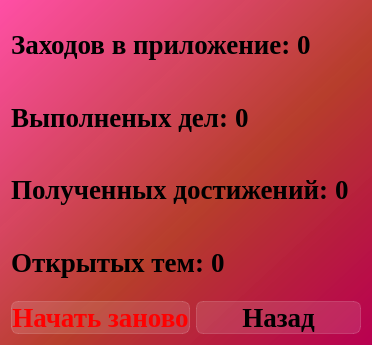
<?xml version="1.0" encoding="UTF-8"?>
<ui version="4.0">
 <class>Dialog_statistics</class>
 <widget class="QDialog" name="Dialog_statistics">
  <property name="geometry">
   <rect>
    <x>0</x>
    <y>0</y>
    <width>372</width>
    <height>345</height>
   </rect>
  </property>
  <property name="windowTitle">
   <string>Статистика</string>
  </property>
  <property name="styleSheet">
   <string notr="true">background-color: qlineargradient(spread:pad, x1:1, y1:1, x2:0, y2:0, stop:0 rgba(185, 0, 81, 255), stop:0.427447 rgba(182, 61, 42, 235), stop:1 rgba(255, 79, 165, 255));
font-family: Liberation Serif;</string>
  </property>
  <layout class="QVBoxLayout" name="verticalLayout">
   <item>
    <layout class="QHBoxLayout" name="horizontalLayout_visits">
     <item>
      <widget class="QLabel" name="label_visits">
       <property name="styleSheet">
        <string notr="true">text-align: center;
font-weight: bold;
font-size: 20pt;
background-color: none;</string>
       </property>
       <property name="text">
        <string>Заходов в приложение:</string>
       </property>
      </widget>
     </item>
     <item>
      <widget class="QLabel" name="label_count_visits">
       <property name="styleSheet">
        <string notr="true">text-align: center;
font-weight: bold;
font-size: 20pt;
background-color: none;
</string>
       </property>
       <property name="text">
        <string>0</string>
       </property>
      </widget>
     </item>
     <item>
      <spacer name="horizontalSpacer">
       <property name="orientation">
        <enum>Qt::Horizontal</enum>
       </property>
       <property name="sizeHint" stdset="0">
        <size>
         <width>40</width>
         <height>20</height>
        </size>
       </property>
      </spacer>
     </item>
    </layout>
   </item>
   <item>
    <layout class="QHBoxLayout" name="horizontalLayout_tasks">
     <item>
      <widget class="QLabel" name="label_tasks">
       <property name="styleSheet">
        <string notr="true">text-align: center;
font-weight: bold;
font-size: 20pt;
background-color: none;
border: none;</string>
       </property>
       <property name="text">
        <string>Выполненых дел:</string>
       </property>
      </widget>
     </item>
     <item>
      <widget class="QLabel" name="label_count_tasks">
       <property name="styleSheet">
        <string notr="true">text-align: center;
font-weight: bold;
font-size: 20pt;
background-color: none;
border: none;</string>
       </property>
       <property name="text">
        <string>0</string>
       </property>
      </widget>
     </item>
     <item>
      <spacer name="horizontalSpacer_2">
       <property name="orientation">
        <enum>Qt::Horizontal</enum>
       </property>
       <property name="sizeHint" stdset="0">
        <size>
         <width>40</width>
         <height>20</height>
        </size>
       </property>
      </spacer>
     </item>
    </layout>
   </item>
   <item>
    <layout class="QHBoxLayout" name="horizontalLayout_achievements">
     <item>
      <widget class="QLabel" name="label_achievements">
       <property name="styleSheet">
        <string notr="true">text-align: center;
font-weight: bold;
font-size: 20pt;
background-color: none;
border: none;</string>
       </property>
       <property name="text">
        <string>Полученных достижений:</string>
       </property>
      </widget>
     </item>
     <item>
      <widget class="QLabel" name="label_count_achievements">
       <property name="styleSheet">
        <string notr="true">text-align: center;
font-weight: bold;
font-size: 20pt;
background-color: none;
border: none;</string>
       </property>
       <property name="text">
        <string>0</string>
       </property>
      </widget>
     </item>
     <item>
      <spacer name="horizontalSpacer_3">
       <property name="orientation">
        <enum>Qt::Horizontal</enum>
       </property>
       <property name="sizeHint" stdset="0">
        <size>
         <width>40</width>
         <height>20</height>
        </size>
       </property>
      </spacer>
     </item>
    </layout>
   </item>
   <item>
    <layout class="QHBoxLayout" name="horizontalLayout_themes">
     <item>
      <widget class="QLabel" name="label_themes">
       <property name="styleSheet">
        <string notr="true">text-align: center;
font-weight: bold;
font-size: 20pt;
background-color: none;
border: none;</string>
       </property>
       <property name="text">
        <string>Открытых тем:</string>
       </property>
      </widget>
     </item>
     <item>
      <widget class="QLabel" name="label_count_themes">
       <property name="styleSheet">
        <string notr="true">text-align: center;
font-weight: bold;
font-size: 20pt;
background-color: none;
border: none;</string>
       </property>
       <property name="text">
        <string>0</string>
       </property>
      </widget>
     </item>
     <item>
      <spacer name="horizontalSpacer_4">
       <property name="orientation">
        <enum>Qt::Horizontal</enum>
       </property>
       <property name="sizeHint" stdset="0">
        <size>
         <width>40</width>
         <height>20</height>
        </size>
       </property>
      </spacer>
     </item>
    </layout>
   </item>
   <item>
    <layout class="QHBoxLayout" name="horizontalLayout">
     <item>
      <widget class="QPushButton" name="pushButton_restart_statistics">
       <property name="styleSheet">
        <string notr="true">QPushButton {
font-weight: bold;
font-size: 20pt;
text-align: center;
color: red;
background-color: rgba(255, 255, 255, 30);
border: 1px solid rgba(255, 255, 255, 40);
border-radius: 7px;
}

QPushButton:hover {
background-color: rgba(255, 255, 255, 40);
}
QPushButton:pressed {
background-color: rgba(255, 255, 255, 70);
}</string>
       </property>
       <property name="text">
        <string>Начать заново</string>
       </property>
      </widget>
     </item>
     <item>
      <widget class="QPushButton" name="pushButton_back">
       <property name="styleSheet">
        <string notr="true">QPushButton {
font-weight: bold;
font-size: 20pt;
text-align: center;
background-color: rgba(255, 255, 255, 30);
border: 1px solid rgba(255, 255, 255, 40);
border-radius: 7px;
}

QPushButton:hover {
background-color: rgba(255, 255, 255, 40);
}
QPushButton:pressed {
background-color: rgba(255, 255, 255, 70);
}</string>
       </property>
       <property name="text">
        <string>Назад</string>
       </property>
      </widget>
     </item>
    </layout>
   </item>
  </layout>
 </widget>
 <resources/>
 <connections/>
</ui>
